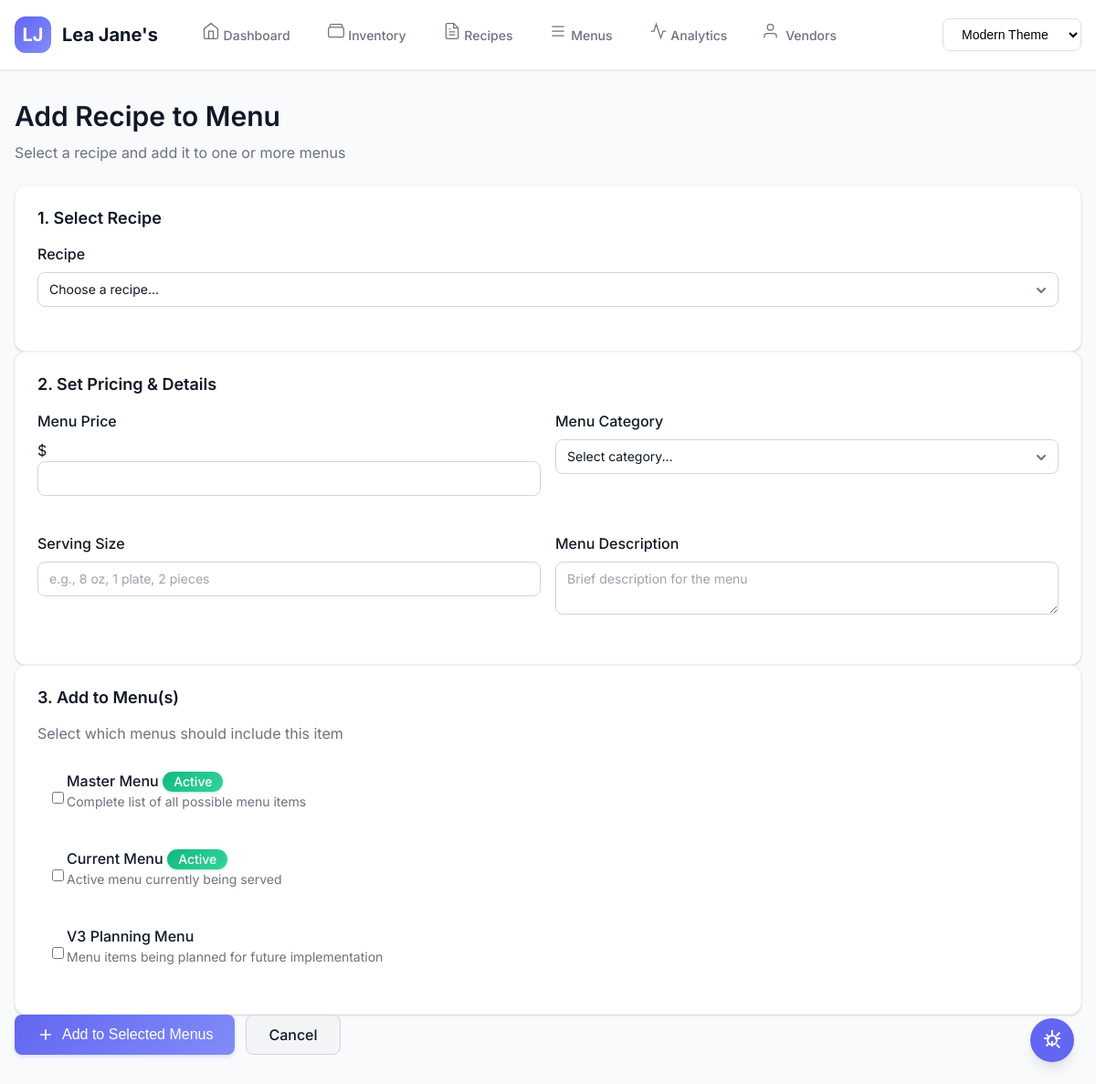
The page /menu_items/items/add_old_deprecated on the database its author committed.
### tables this page shows
CREATE TABLE "menus_actual" (
    menu_id INTEGER PRIMARY KEY AUTOINCREMENT,
    menu_name TEXT NOT NULL UNIQUE,
    menu_version TEXT NOT NULL, -- "Current", "V3 Planning", "Summer 2025"
    
    -- Menu Status & Timeline
    status TEXT DEFAULT 'Draft' CHECK (status IN ('Draft', 'Testing', 'Active', 'Archived')),
    effective_date DATE,
    end_date DATE,
    
    -- Menu Configuration
    description TEXT,
    target_food_cost REAL DEFAULT 30.0,
    
    -- Audit
    created_at TIMESTAMP DEFAULT CURRENT_TIMESTAMP,
    updated_at TIMESTAMP DEFAULT CURRENT_TIMESTAMP
);

### app.py (the view, shortened to what this page needs)
@app.route('/menu_items/items/add_old_deprecated', methods=['GET', 'POST'])
def add_menu_item_old():
    with get_db() as conn:
        recipes = conn.execute('''
            SELECT r.*
            FROM recipes r
            ORDER BY r.recipe_name
        ''').fetchall()
        menu_versions = conn.execute('''
            SELECT * FROM menu_versions ORDER BY id
        ''').fetchall()
    theme = get_theme()
    return render_template(f'add_menu_item_{theme}.html',
                         recipes=recipes,
                         menu_versions=menu_versions)

### app.py (called while the page is built)
def get_db():
    conn = sqlite3.connect(DATABASE)
    conn.row_factory = sqlite3.Row
    return conn

def get_theme():
    theme = request.args.get('theme') or request.cookies.get('theme', 'modern')
    return theme if theme in ['modern', 'neo', 'fam'] else 'modern'

### templates/add_menu_item_modern.html (shortened to what this page needs)
{% extends "base_modern.html" %}
{% block content %}
<div class="animate-fade-in max-w-4xl mx-auto">
    <div class="mb-6">
        <h1 class="text-3xl font-semibold mb-2">Add Recipe to Menu</h1>
        <p class="text-secondary">Select a recipe and add it to one or more menus</p>
    </div>
    <form method="POST" class="space-y-4">
        <div class="card">
            <div class="card-body">
                <h3 class="text-lg font-semibold mb-4">1. Select Recipe</h3>
                <div class="form-group">
                    <label for="recipe_id" class="form-label">Recipe</label>
                    <select id="recipe_id" name="recipe_id" class="form-control" required onchange="updateRecipeInfo()">
                        <option value="">Choose a recipe...</option>
                    </select>
                </div>
            </div>
        </div>
        <div class="card">
            <div class="card-body">
                <h3 class="text-lg font-semibold mb-4">2. Set Pricing & Details</h3>
                <div class="grid grid-cols-1 grid-cols-2 gap-4">
                    <div class="form-group">
                        <label for="menu_price" class="form-label">Menu Price</label>
                        <div class="relative">
                            <span class="absolute left-3 top-1/2 transform -translate-y-1/2 text-gray-500">$</span>
                            <input type="number"
                                   id="menu_price"
                                   name="menu_price"
                                   class="form-control pl-8"
                                   step="0.01"
                                   min="0"
                                   required
                                   onchange="calculateMargins()">
                        </div>
                    </div>
                    <div class="form-group">
                        <label for="menu_group" class="form-label">Menu Category</label>
                        <select id="menu_group" name="menu_group" class="form-control" required>
                            <option value="">Select category...</option>
                        </select>
                    </div>
                    <div class="form-group">
                        <label for="serving_size" class="form-label">Serving Size</label>
                        <input type="text"
                               id="serving_size"
                               name="serving_size"
                               class="form-control"
                               placeholder="e.g., 8 oz, 1 plate, 2 pieces">
                    </div>
                    <div class="form-group">
                        <label for="item_description" class="form-label">Menu Description</label>
                        <textarea id="item_description"
                                  name="item_description"
                                  class="form-control"
                                  rows="2"
                                  placeholder="Brief description for the menu"></textarea>
                    </div>
                </div>
            </div>
        </div>
        <div class="card">
            <div class="card-body">
                <h3 class="text-lg font-semibold mb-4">3. Add to Menu(s)</h3>
                <p class="text-secondary mb-4">Select which menus should include this item</p>
                <div class="space-y-2">
                    {% for version in menu_versions %}
                    <label class="flex items-center p-3 border rounded-lg hover:bg-gray-50 cursor-pointer">
                        <input type="checkbox"
                               name="version_ids"
                               value="{{ version.id }}"
                               class="mr-3"
                               {% if version.id == 0 %}checked{% endif %}>
                        <div class="flex-1">
                            <span class="font-medium">{{ version.version_name }}</span>
                            {% if version.is_active %}
                            <span class="badge badge-success ml-2">Active</span>
                            {% endif %}
                            <p class="text-sm text-secondary">{{ version.description }}</p>
                        </div>
                    </label>
                    {% endfor %}
                </div>
            </div>
        </div>
        <div class="flex gap-3">
            <button type="submit" class="btn btn-primary flex-1">
                <svg width="20" height="20" viewBox="0 0 24 24" fill="none" stroke="currentColor" stroke-width="2" class="mr-2">
                    <path d="M12 5v14m-7-7h14"/>
                </svg>
                Add to Selected Menus
            </button>
            <a href="/menu" class="btn btn-secondary flex-1">
                Cancel
            </a>
        </div>
    </form>
</div>
{% endblock %}

### static/css/responsive-navigation.css (style rules this page uses)
:root { --touch-target-min: 44px; --touch-target-comfortable: 48px; --touch-target-large: 56px; --touch-target-tv: 80px; --space-xs: 4px; --space-sm: 8px; --space-md: 16px; --space-lg: 24px; --space-xl: 32px; --space-2xl: 48px; --space-3xl: 64px; --mobile-sm: 375px; --mobile-lg: 428px; --tablet: 768px; --desktop: 1024px; --desktop-lg: 1440px; --desktop-xl: 1920px; --desktop-2xl: 2560px; --desktop-4k: 3840px; --z-dropdown: 1000; --z-sticky: 1020; --z-fixed: 1030; --z-modal-backdrop: 1040; --z-modal: 1050; --z-popover: 1060; --z-tooltip: 1070; }

### static/css/mobile-buttons.css (style rules this page uses)
:root { --btn-min-height: 44px; --btn-comfortable-height: 48px; --btn-large-height: 56px; --btn-padding-y: 12px; --btn-padding-x: 20px; --btn-padding-y-mobile: 14px; --btn-padding-x-mobile: 16px; }

### rows shown on the page
menus_actual: version_name "Master Menu", shows "Active", description "Complete list of all possible menu items"
menus_actual: version_name "Current Menu", shows "Active", description "Active menu currently being served"
menus_actual: version_name "V3 Planning Menu", description "Menu items being planned for future implementation"
